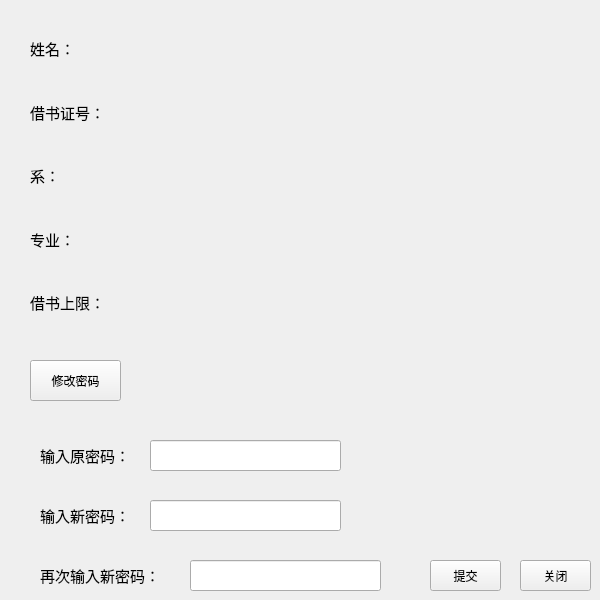
    <widget class="QWidget" name="page">
     <widget class="QWidget" name="gridLayoutWidget">
      <property name="geometry">
       <rect>
        <x>200</x>
        <y>20</y>
        <width>331</width>
        <height>311</height>
       </rect>
      </property>
      <layout class="QGridLayout" name="gridLayout">
       <item row="0" column="0">
        <widget class="QLabel" name="label_name">
         <property name="font">
          <font>
           <pointsize>11</pointsize>
          </font>
         </property>
         <property name="text">
          <string/>
         </property>
        </widget>
       </item>
       <item row="4" column="0">
        <widget class="QLabel" name="label_sno">
         <property name="font">
          <font>
           <pointsize>11</pointsize>
          </font>
         </property>
         <property name="text">
          <string/>
         </property>
        </widget>
       </item>
       <item row="7" column="0">
        <widget class="QLabel" name="label_count">
         <property name="enabled">
          <bool>true</bool>
         </property>
         <property name="font">
          <font>
           <pointsize>11</pointsize>
          </font>
         </property>
         <property name="text">
          <string/>
         </property>
        </widget>
       </item>
       <item row="6" column="0">
        <widget class="QLabel" name="label_ssp">
         <property name="enabled">
          <bool>true</bool>
         </property>
         <property name="font">
          <font>
           <pointsize>11</pointsize>
          </font>
         </property>
         <property name="text">
          <string/>
         </property>
        </widget>
       </item>
       <item row="5" column="0">
        <widget class="QLabel" name="label_dept">
         <property name="font">
          <font>
           <pointsize>11</pointsize>
          </font>
         </property>
         <property name="text">
          <string/>
         </property>
        </widget>
       </item>
      </layout>
     </widget>
     <widget class="QWidget" name="gridLayoutWidget_2">
      <property name="geometry">
       <rect>
        <x>30</x>
        <y>20</y>
        <width>171</width>
        <height>311</height>
       </rect>
      </property>
      <layout class="QGridLayout" name="gridLayout_2">
       <item row="0" column="0">
        <widget class="QLabel" name="label_2">
         <property name="enabled">
          <bool>true</bool>
         </property>
         <property name="font">
          <font>
           <pointsize>11</pointsize>
          </font>
         </property>
         <property name="text">
          <string>姓名：</string>
         </property>
        </widget>
       </item>
       <item row="5" column="0">
        <widget class="QLabel" name="label_10">
         <property name="font">
          <font>
           <pointsize>11</pointsize>
          </font>
         </property>
         <property name="text">
          <string>借书上限：</string>
         </property>
        </widget>
       </item>
       <item row="3" column="0">
        <widget class="QLabel" name="label_4">
         <property name="font">
          <font>
           <pointsize>11</pointsize>
          </font>
         </property>
         <property name="text">
          <string>系：</string>
         </property>
        </widget>
       </item>
       <item row="4" column="0">
        <widget class="QLabel" name="label_7">
         <property name="font">
          <font>
           <pointsize>11</pointsize>
          </font>
         </property>
         <property name="text">
          <string>专业：</string>
         </property>
        </widget>
       </item>
       <item row="2" column="0">
        <widget class="QLabel" name="label_6">
         <property name="font">
          <font>
           <pointsize>11</pointsize>
          </font>
         </property>
         <property name="text">
          <string>借书证号：</string>
         </property>
        </widget>
       </item>
      </layout>
     </widget>
     <widget class="QPushButton" name="pushButton_11">
      <property name="geometry">
       <rect>
        <x>30</x>
        <y>360</y>
        <width>91</width>
        <height>41</height>
       </rect>
      </property>
      <property name="text">
       <string>修改密码</string>
      </property>
     </widget>
     <widget class="QLabel" name="label_20">
      <property name="geometry">
       <rect>
        <x>40</x>
        <y>440</y>
        <width>151</width>
        <height>31</height>
       </rect>
      </property>
      <property name="text">
       <string>&lt;html&gt;&lt;head/&gt;&lt;body&gt;&lt;p&gt;&lt;span style=&quot; font-size:11pt;&quot;&gt;输入原密码：&lt;/span&gt;&lt;/p&gt;&lt;/body&gt;&lt;/html&gt;</string>
      </property>
     </widget>
     <widget class="QLineEdit" name="lineEdit_5">
      <property name="geometry">
       <rect>
        <x>150</x>
        <y>440</y>
        <width>191</width>
        <height>31</height>
       </rect>
      </property>
     </widget>
     <widget class="QLabel" name="label_21">
      <property name="geometry">
       <rect>
        <x>40</x>
        <y>500</y>
        <width>151</width>
        <height>31</height>
       </rect>
      </property>
      <property name="text">
       <string>&lt;html&gt;&lt;head/&gt;&lt;body&gt;&lt;p&gt;&lt;span style=&quot; font-size:11pt;&quot;&gt;输入新密码：&lt;/span&gt;&lt;/p&gt;&lt;/body&gt;&lt;/html&gt;</string>
      </property>
     </widget>
     <widget class="QLineEdit" name="lineEdit_6">
      <property name="geometry">
       <rect>
        <x>150</x>
        <y>500</y>
        <width>191</width>
        <height>31</height>
       </rect>
      </property>
     </widget>
     <widget class="QLabel" name="label_41">
      <property name="geometry">
       <rect>
        <x>40</x>
        <y>560</y>
        <width>151</width>
        <height>31</height>
       </rect>
      </property>
      <property name="text">
       <string>&lt;html&gt;&lt;head/&gt;&lt;body&gt;&lt;p&gt;&lt;span style=&quot; font-size:11pt;&quot;&gt;再次输入新密码：&lt;/span&gt;&lt;/p&gt;&lt;/body&gt;&lt;/html&gt;</string>
      </property>
     </widget>
     <widget class="QLineEdit" name="lineEdit_13">
      <property name="geometry">
       <rect>
        <x>190</x>
        <y>560</y>
        <width>191</width>
        <height>31</height>
       </rect>
      </property>
     </widget>
     <widget class="QPushButton" name="pushButton_18">
      <property name="geometry">
       <rect>
        <x>430</x>
        <y>560</y>
        <width>71</width>
        <height>31</height>
       </rect>
      </property>
      <property name="text">
       <string>提交</string>
      </property>
     </widget>
     <widget class="QPushButton" name="pushButton_19">
      <property name="geometry">
       <rect>
        <x>520</x>
        <y>560</y>
        <width>71</width>
        <height>31</height>
       </rect>
      </property>
      <property name="text">
       <string>关闭</string>
      </property>
     </widget>
    </widget>
